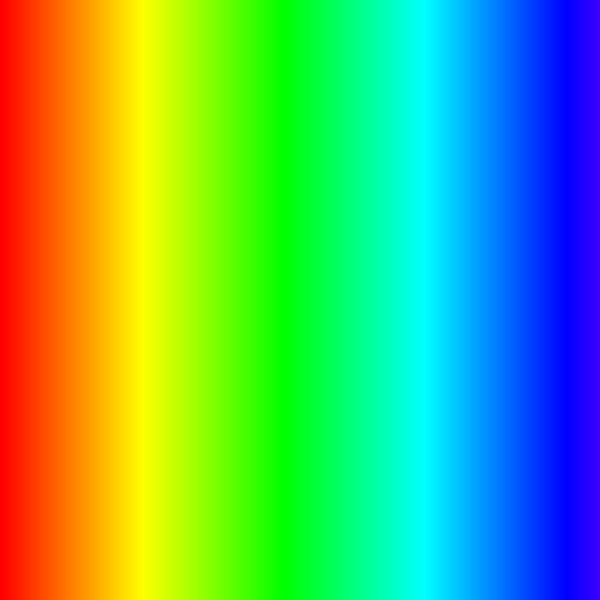
Frame 1 (no input)
Frame 60 (the mouse pressed at the canvas centre just before this capture): identical to frame 1, image omitted
Frame 120 (the mouse held since frame 60 and released just before this capture): identical to frame 1, image omitted

The Processing sketch that drew this single still picture (run headless with seeded random() and noise(); from frame 60 on, the mouse is pressed at the canvas centre):

// Processing sketch: grasdient_hsb
// ── grasdient_hsb.pde

void setup() {
  size(600, 600);
  background(255);
  noStroke();
  
  colorMode(HSB, 360, 100, 100);
}

void draw() {
  for(int i=0; i<=600;i++){
  float mx = i * 255 / 600;
  fill(mx,100, 100);
  square((float)i, 0, 600);
  }
}
